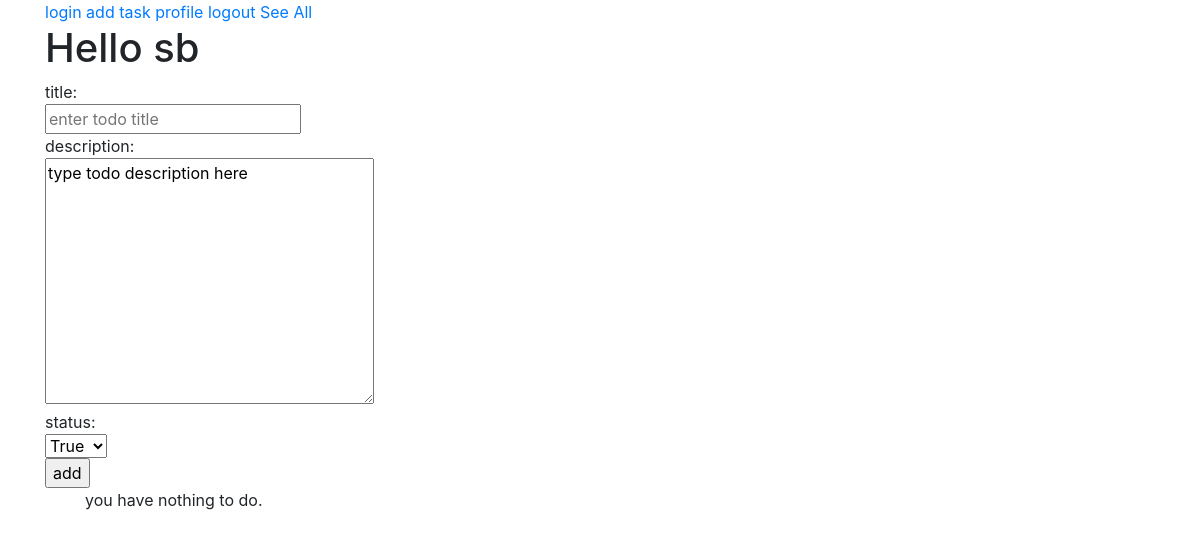
The app's page /todos/ (signed in), older data.
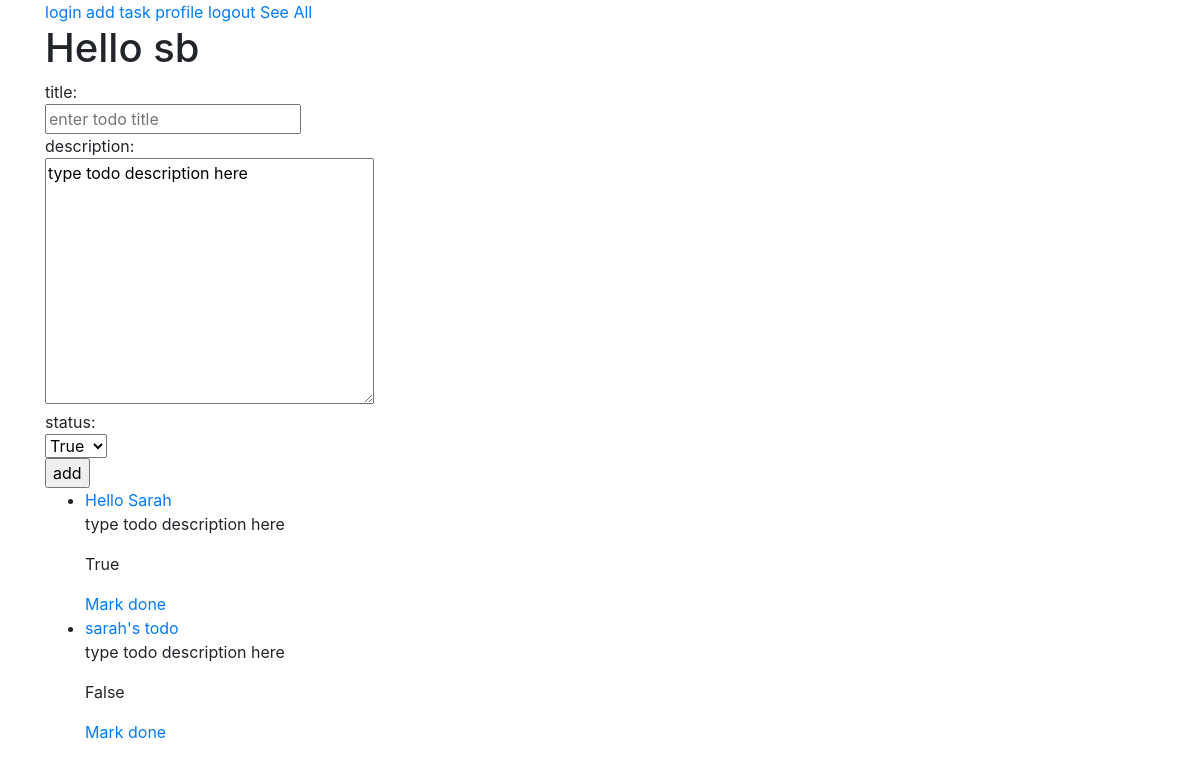
The same page, newer data.
### todo_app/models.py (models this page shows, shortened)
class Todo(models.Model):
    title = models.CharField(max_length = 200)
    text = models.TextField(max_length = 500)
    status = models.BooleanField(default = False)
    created_at = models.DateTimeField(auto_now_add = True)
    completed_at = models.DateTimeField(blank = True, null = True)
    task_duration = models.DecimalField(max_digits = 4, decimal_places = 2, blank = True, null = True)
    user = models.ForeignKey(get_user_model(), on_delete=models.CASCADE)
    TODO_TYPE = (
        ('p', 'personal'),
        ('s', 'school'),
        ('w', 'work'),
        ('f', 'family'),
        ('m', 'misc'),
    )
    todo_type = models.CharField(max_length = 1, choices = TODO_TYPE, blank = True, default = 'm')
    class Meta:
        ordering = ['title', 'created_at']

### todo_app/views.py (the view, shortened to what this page needs)
# urls.py: path('', views.todo_list, name = 'list'),
@login_required
def todo_list(request):
    if request.method == 'GET': # if its a GET request, just display the todos/add.html template
        user = request.user
        todos = Todo.objects.filter(user = request.user)  # get all of the todos from the database and store them in todos
        context = {
            'todos': todos,
            'user': user
        }
        return render(request, 'todos/list.html', context) # context is sent to 'todos/list.html'

### templates/todos/list.html (shortened to what this page needs)
{% extends 'base.html' %}
{% block content %}
<a href="http://localhost:8000/accounts/login">login</a>
<a href="http://localhost:8000/todos/add">add task</a>
<a href="http://localhost:8000/users/profile">profile</a>
<a href="http://localhost:8000/accounts/logout">logout</a>
<a href="http://localhost:8000/todos/all">See All</a>
    <h1>Hello {{ user.username }}</h1>
<form action="{% url 'add' %}" method="POST">
    title: <br> <input type="text" name="title" placeholder="enter todo title"><br>
    description:<br> <textarea name="text" id="" cols="30" rows="10">type todo description here</textarea><br>
    status: <br> <select name="status"><br>
        <option value="True">True</option>
      </select>
      <br>
    <input type="submit" value="add">
</form>
<ul>
    {% for todo in todos %}
        <li><a href="http://localhost:8000/todos/details/{{ todo.id }}">{{ todo.title }}</a></li>
        <p   {% if todo.status %}
        class="true"
        {% endif %}
        >{{ todo.text }}</p>
        <p>{{ todo.status }}</p>
        <a href="{% url 'mark' todo.id %}">Mark done</a>
    {% empty %}
        <p>you have nothing to do.</p>
    {% endfor %}
</ul>
{% endblock %}

### templates/base.html (shortened to what this page needs)
{% load static %}
<!DOCTYPE html>
<html lang="en">
<head>
    <link rel="stylesheet" href="{% static 'css/site.css' %}">
    <link rel="stylesheet" href="https://stackpath.bootstrapcdn.com/bootstrap/4.3.1/css/bootstrap.min.css">
</head>
<body>
    <div class='container'>
    {% block content %}
    {% endblock %}
    </div>
</body>
</html>

Row changes from the older to the newer data that the page shows:
added Todo: title "Hello Sarah", text "type todo description here", status "True"
added Todo: title "sarah's todo", text "type todo description here", status "False"
Text that changed along with them:
text no longer shown: "you have nothing to do."
